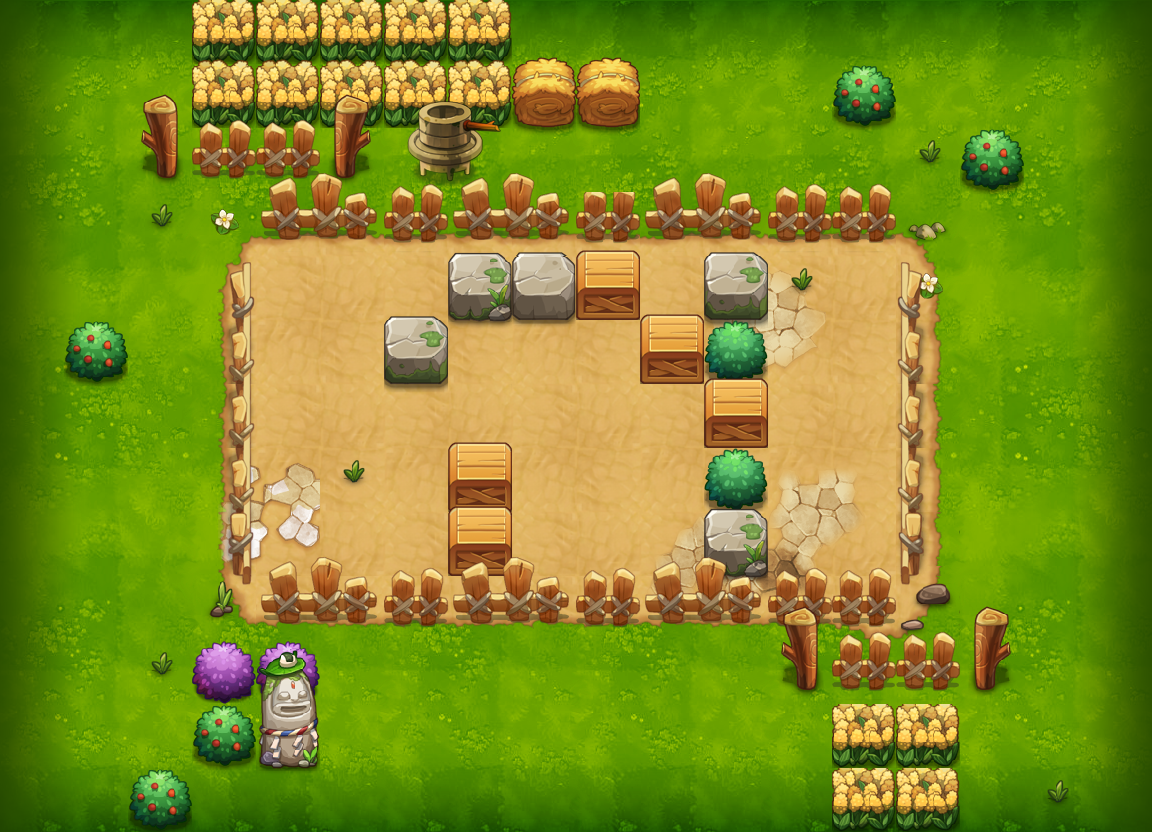

A level layout from a 2D game, rendered from its tile map. Below: a short description, then the map file with tile-grid data replaced by summaries:
An orthogonal 18x13 tile map with 64x64 px tiles, 13 tile layers (PASS, 块层 2, 块层 13, 块层 4, ...) and 2 objects (PLAYER, tqm3).

<map version="1.0" orientation="orthogonal" width="18" height="13" tilewidth="64" tileheight="64">
 <properties>
  <property name="DESTRY1" value="149" />
  <property name="DESTRY2" value="224" />
  <property name="DESTRY3" value="144" />
  <property name="DESTRY4" value="177" />
  <property name="DESTRY5" value="141" />
  <property name="DESTRY6" value="170" />
  <property name="DESTRY7" value="173" />
  <property name="DESTRY_COUNT" value="7" />
  <property name="EXP" value="65" />
  <property name="ITEM" value="D001" />
  <property name="MONEY" value="98" />
 </properties>
 <tileset firstgid="1" name="xzdxc" tilewidth="64" tileheight="64">
  <image source="xzdxc-hd.png" width="1000" height="2048" />
 </tileset>
 <layer name="PASS" width="18" height="13">
  <data>[234 cells, 196 non-empty, 41 distinct tile ids]</data>
 </layer>
 <layer name="块层 2" width="18" height="13">
  <data>[234 cells, 84 non-empty, 23 distinct tile ids]</data>
 </layer>
 <layer name="块层 13" width="18" height="13">
  <data>[234 cells, 26 non-empty, 25 distinct tile ids]</data>
 </layer>
 <layer name="块层 4" width="18" height="13">
  <data>[234 cells, 34 non-empty, 11 distinct tile ids]</data>
 </layer>
 <layer name="块层 3" width="18" height="13">
  <data>[234 cells, 67 non-empty, 23 distinct tile ids]</data>
 </layer>
 <layer name="块层 12" width="18" height="13">
  <data>[234 cells, 52 non-empty, 2 distinct tile ids]</data>
 </layer>
 <layer name="块层 5" width="18" height="13">
  <data>[234 cells, 22 non-empty, 11 distinct tile ids]</data>
 </layer>
 <layer name="SHELTER 8" width="18" height="13">
  <data>[234 cells, 10 non-empty, 3 distinct tile ids]</data>
 </layer>
 <layer name="SHELTER 7" width="18" height="13">
  <data>[234 cells, 2 non-empty, 2 distinct tile ids]</data>
 </layer>
 <layer name="SHELTER 6" width="18" height="13">
  <data>[234 cells, 1 non-empty, 1 distinct tile ids]</data>
 </layer>
 <layer name="SHELTER 5" width="18" height="13">
  <data>[234 cells, 1 non-empty, 1 distinct tile ids]</data>
 </layer>
 <layer name="SHELTER 4" width="18" height="13">
  <data>[234 cells, 2 non-empty, 2 distinct tile ids]</data>
 </layer>
 <layer name="SHELTER 3" width="18" height="13">
  <data>[234 cells, 4 non-empty, 3 distinct tile ids]</data>
 </layer>
 <objectgroup name="对象层 1" width="36" height="26">
  <object name="PLAYER" type="PLAYER" x="256" y="256" width="64" height="64" />
  <object name="tqm3" x="832" y="256" width="64" height="64">
   <properties>
    <property name="quality" value="tqm3.quality" />
   </properties>
  </object>
 </objectgroup>
</map>
